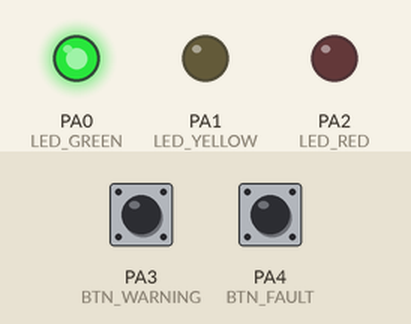
A sketch run on a simulated STM32 Blue Pill. On the bench: output pins drawn as LEDs (lit = HIGH). Inputs (shaded band) come from the test bench; at power-on: PA3 (BTN_WARNING) HIGH, PA4 (BTN_FAULT) HIGH.

Above: at 2.2 s.
2.3 s: PA3 (BTN_WARNING) pulled LOW for 0.15 s
At 2.6 s:
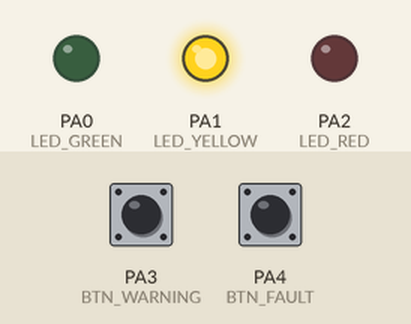
3.9 s: PA4 (BTN_FAULT) pulled LOW for 0.15 s
At 5.1 s:
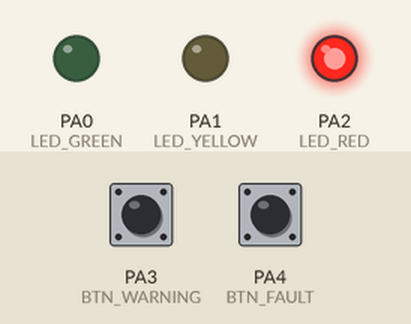
5.5 s: PA3 (BTN_WARNING) pulled LOW for 1 s
At 5.86 s:
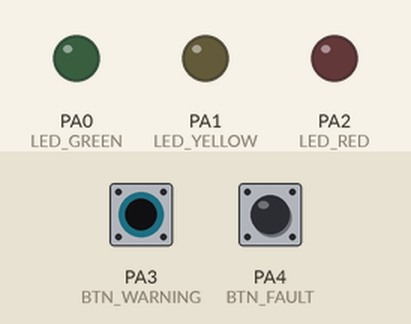
9.0 s: PA3 (BTN_WARNING) pulled LOW for 3.2 s
At 10.4 s:
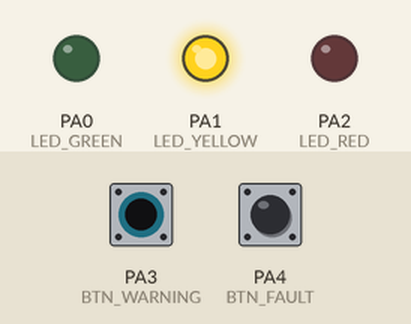
13.7 s: PA4 (BTN_FAULT) pulled LOW for 1 s
At 14.3 s:
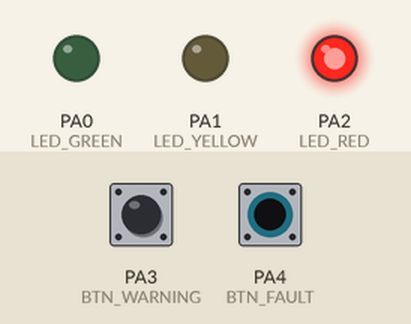
Timing chart, 0 to 16.7 s (numbered marks = the images above; inputs shaded):
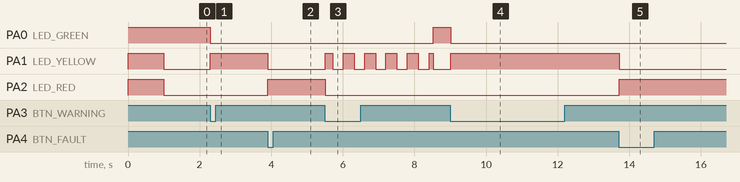

Measured:
- after the input at 2.3 s, PA0 (LED_GREEN): HIGH → LOW at once; PA1 (LED_YELLOW): LOW → HIGH at once
- after the input at 3.9 s, PA1 (LED_YELLOW): HIGH → LOW at once; PA2 (LED_RED): LOW → HIGH at once
- after the input at 5.5 s, PA0 (LED_GREEN): LOW → HIGH after 3.0 s; PA1 (LED_YELLOW): goes HIGH 0.20 s, 4 × (LOW 0.30 s, HIGH 0.30 s), LOW 0.30 s, HIGH 0.12 s, then LOW, starting at once; PA2 (LED_RED): HIGH → LOW at once
- after the input at 9.0 s, PA0 (LED_GREEN): HIGH → LOW at once; PA1 (LED_YELLOW): LOW → HIGH at once
- after the input at 13.7 s, PA1 (LED_YELLOW): HIGH → LOW at once; PA2 (LED_RED): LOW → HIGH at once

The sketch:

1.3-A_Swith-Four-State-FSM_09072026.ino
```cpp
// ============================================
// CubeSat Avionics Verification Platform
// Phase 1.3 A. - Swith Four-State (FSM)
// MCU: STM32F103C8T6
// Author: Deji Liu (劉永鈞)
// Date: Sep-07, 2026
// ============================================

#define LED_GREEN   PA0
#define LED_YELLOW  PA1
#define LED_RED     PA2

#define BTN_WARNING PA3
#define BTN_FAULT   PA4

enum SystemState {
  BOOT,
  NOMINAL,
  WARNING,
  FAULT,
  RECOVERY
};

SystemState currentState = BOOT;

// 用來偵測「剛剛按下」
// 避免按住按鍵時重複觸發
bool lastWarning = HIGH;
bool lastFault = HIGH;

unsigned long recoveryStart = 0;


void setLED(bool green, bool yellow, bool red) {
  digitalWrite(LED_GREEN, green);
  digitalWrite(LED_YELLOW, yellow);
  digitalWrite(LED_RED, red);
}


void setup() {

  pinMode(LED_GREEN, OUTPUT);
  pinMode(LED_YELLOW, OUTPUT);
  pinMode(LED_RED, OUTPUT);

  pinMode(BTN_WARNING, INPUT_PULLUP);
  pinMode(BTN_FAULT, INPUT_PULLUP);

  // BOOT indication
  setLED(HIGH, HIGH, HIGH);

  delay(1000);

  currentState = NOMINAL;
}


void loop() {

  bool warningNow = digitalRead(BTN_WARNING);
  bool faultNow   = digitalRead(BTN_FAULT);

  // HIGH -> LOW 代表「剛按下」
  bool warningPressed =
      (lastWarning == HIGH && warningNow == LOW);

  bool faultPressed =
      (lastFault == HIGH && faultNow == LOW);


  // =========================
  // State transition logic
  // =========================

  switch (currentState) {

    case NOMINAL:

      if (faultPressed) {
        currentState = FAULT;
      }
      else if (warningPressed) {
        currentState = WARNING;
      }

      break;


    case WARNING:

      if (faultPressed) {
        currentState = FAULT;
      }

      break;


    case FAULT:

      // WARNING button acts as ACK / Recovery command
      if (warningPressed) {
        currentState = RECOVERY;
        recoveryStart = millis();
      }

      break;


    case RECOVERY:

      // 3 seconds recovery period
      if (millis() - recoveryStart >= 3000) {
        currentState = NOMINAL;
      }

      break;


    case BOOT:
      break;
  }


  // =========================
  // State output logic
  // =========================

  switch (currentState) {

    case NOMINAL:
      setLED(HIGH, LOW, LOW);
      break;

    case WARNING:
      setLED(LOW, HIGH, LOW);
      break;

    case FAULT:
      setLED(LOW, LOW, HIGH);
      break;

    case RECOVERY:

      // Yellow LED blink
      if ((millis() / 300) % 2 == 0) {
        setLED(LOW, HIGH, LOW);
      }
      else {
        setLED(LOW, LOW, LOW);
      }

      break;

    case BOOT:
      setLED(HIGH, HIGH, HIGH);
      break;
  }


  // 記住這一次按鍵狀態
  lastWarning = warningNow;
  lastFault = faultNow;

  delay(20);
}
```
